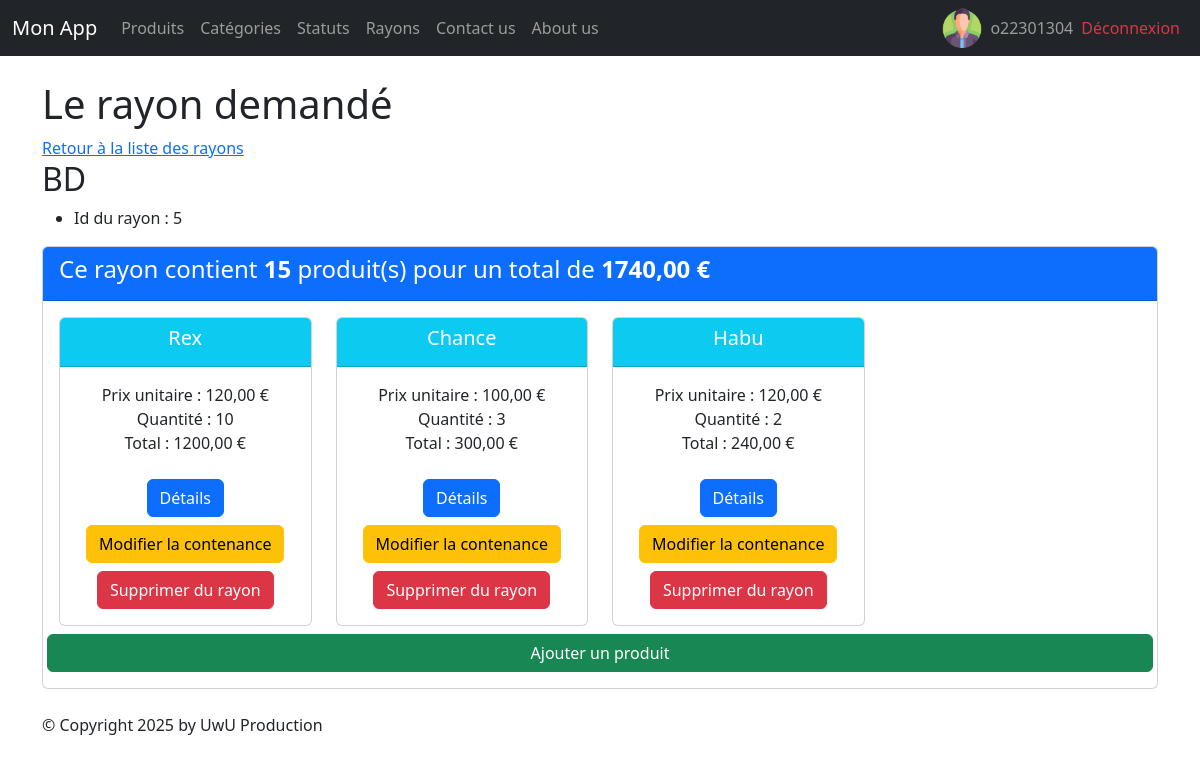
The app's page /monApp/rayon/5/ (signed in) with its own data.
### monApp/models.py (models this page shows, shortened)
class Rayon(models.Model):
    idRayon = models.AutoField(primary_key=True)
    nomRayon = models.CharField(max_length=100)

class Produit(models.Model):
    refProd = models.AutoField(primary_key=True)
    intituleProd = models.CharField(max_length=200, unique=True)
    prixUnitaireProd = models.DecimalField(max_digits=10, decimal_places=2)
    dateFabProd = models.DateField(null=True, blank=True)
    categorie = models.ForeignKey(Categorie,
                                  on_delete=models.CASCADE,
                                  related_name="produits",
                                  null=True,
                                  blank=True)
    status = models.ForeignKey(Statut, on_delete=models.CASCADE, related_name="produits_status",null=True, blank=True)

### monApp/views/rayon.py (the view)
# urls.py: path('rayon/<int:pk>/',views.RayonDetailView.as_view(),name='rayon'),
class RayonDetailView(DetailView):
    model = Rayon
    template_name = "monApp/detail_rayon.html"
    context_object_name = "ray"
    def get_context_data(self, **kwargs):
        context = super(RayonDetailView, self).get_context_data(**kwargs)
        context['titremenu'] = "Détail du rayon"
        prdts_dt = []
        total_rayon = 0
        total_nb_produit = 0
        for contenir in self.object.contenirs.all():
            total_produit = contenir.refProd.prixUnitaireProd * contenir.qte
            prdts_dt.append({ 'produit': contenir.refProd,
                              'qte': contenir.qte,
                              'prix_unitaire': contenir.refProd.prixUnitaireProd,
                              'total_produit': total_produit} )
            total_rayon += total_produit
            total_nb_produit += contenir.qte
        context['prdts_dt'] = prdts_dt
        context['total_rayon'] = total_rayon
        context['total_nb_produit'] = total_nb_produit
        return context

### monApp/templates/monApp/detail_rayon.html
{% extends 'monApp/base.html' %}
{% block menu %}
    <h1>Le rayon demandé</h1>
{% endblock %}
{% block contenu %}
    <a href="{% url 'rayons' %}">Retour à la liste des rayons</a>
    <h2>{{ ray.nomRayon }}</h2>
    <ul>
        <li>Id du rayon : {{ray.idRayon }} </li>
    </ul>
    <div class="card mb-4">
        <div class="card-header bg-primary text-white">
            <h4>Ce rayon contient <strong> {{total_nb_produit}} </strong> produit(s) pour un total de
            <strong>{{total_rayon|floatformat:2 }} € </strong></h4>
        </div>
        <div class="card-body">
            <div class="row">
            {% if prdts_dt %}
                {% for data in prdts_dt %}
                <div class="col-sm-3">
                    <div class="card mb-2 text-center">
                        <div class="card-header bg-info text-white">
                            <h5 class="card-title">{{ data.produit.intituleProd }}</h5>
                        </div>
                        <div class="card-body">
                            <ul class="list-unstyled">
                                <li>Prix unitaire : {{data.prix_unitaire }} € </li>
                                <li>Quantité : {{data.qte }} </li>
                                <li>Total : {{ data.total_produit}} €</li>
                            </ul>
                            <a href="{% url 'dtl_prdt' data.produit.refProd %}" class="btn btn-primary mt-2">Détails</a>
                            <a href="{% url 'cntnr-chng' ray.idRayon data.produit.refProd %}" class="btn btn-warning mt-2">Modifier la contenance</a>
                            <a href="{% url 'cntnr-dlt' ray.idRayon data.produit.refProd %}" class="btn btn-danger mt-2">Supprimer du rayon</a>
                        </div>
                    </div>
                </div>
                {% endfor %}
            {% else %}
                <p class="text-muted">Aucun produit trouvé pour cette catégorie.</p>
            {% endif %}
                <a href="{% url 'cntnr-crt' ray.idRayon %}" class="btn btn-success">Ajouter un produit </a>
            </div>
        </div>
    </div>
{% endblock %}

### monApp/templates/monApp/base.html (shortened to what this page needs)
{% load static %}
<html>
    <head>
        {% block styles %}
            <link rel="stylesheet" href="{% static 'styles.css' %}" />
            {% load django_bootstrap5 %}
            {% bootstrap_css %}
        {% endblock %}
    </head>
    <body>
        {% block nav %}
            <nav class="navbar navbar-expand-md navbar-dark bg-dark mb-4">
    <div class="container-fluid">
        <a class="navbar-brand" href="{% url 'home' %}">Mon App</a>
        <div class="collapse navbar-collapse" id="navbarNav">
            <ul class="navbar-nav me-auto mb-2 mb-md-0">
                <li class="nav-item">
                    <a class="nav-link" href="{% url 'lst_prdts' %}">Produits</a>
                </li>
                <li class="nav-item">
                    <a class="nav-link" href="{% url 'categories' %}">Catégories</a>
                </li>
                <li class="nav-item">
                    <a class="nav-link" href="{% url 'statuts' %}">Statuts</a>
                </li>
                <li class="nav-item">
                    <a class="nav-link" href="{% url 'rayons' %}">Rayons</a>
                </li>
                <li class="nav-item">
                    <a class="nav-link" href="{% url 'contact' %}">Contact us</a>
                </li>
                <li class="nav-item">
                    <a class="nav-link" href="{% url 'about' %}">About us</a>
                </li>
            </ul>
            <ul class="navbar-nav ms-auto mb-2 mb-md-0">
                {% if user.is_authenticated %}
                    <li class="nav-item d-flex align-items-center">
                        <img src="{% static 'img/utilisateur.png' %}" alt="Description" width="40" height="40" class="me-2" />
                        <a class="nav-link p-0">{{ user.username }}</a>
                    </li>
                    <li class="nav-item d-flex align-items-center">
                        <a class="nav-link text-danger" href="{% url 'logout' %}">Déconnexion</a>
                    </li>
                {% endif %}
            </ul>
        </div>
    </div>
</nav>
        {% endblock %}
        <main role="main" class="container top-pushed">
            {% block menu %}
            {% endblock %}
            <div class="jumbotron">
                {% block contenu %}
                {% endblock %}
            </div>
        </main >
        <footer class="footer">
            <div class="container">
                <p>&copy; Copyright {% now "Y" %} by UwU Production</p>
            </div>
        </footer>
    </body>
</html>

### static/styles.css (style rules this page uses)
h1 { color:red }

### records on screen
Rayon: nomRayon "BD", idRayon "5"
Produit: produit.intituleProd "Rex", prix_unitaire "120,00", qte "10", total_produit "1200,00"
Produit: produit.intituleProd "Chance", prix_unitaire "100,00", qte "3", total_produit "300,00"
Produit: produit.intituleProd "Habu", prix_unitaire "120,00", qte "2", total_produit "240,00"

### other values on screen
{{ user.username }} "o22301304"
{{ total_nb_produit }} "15"
{{ total_rayon|floatformat:2 }} "1740,00"
